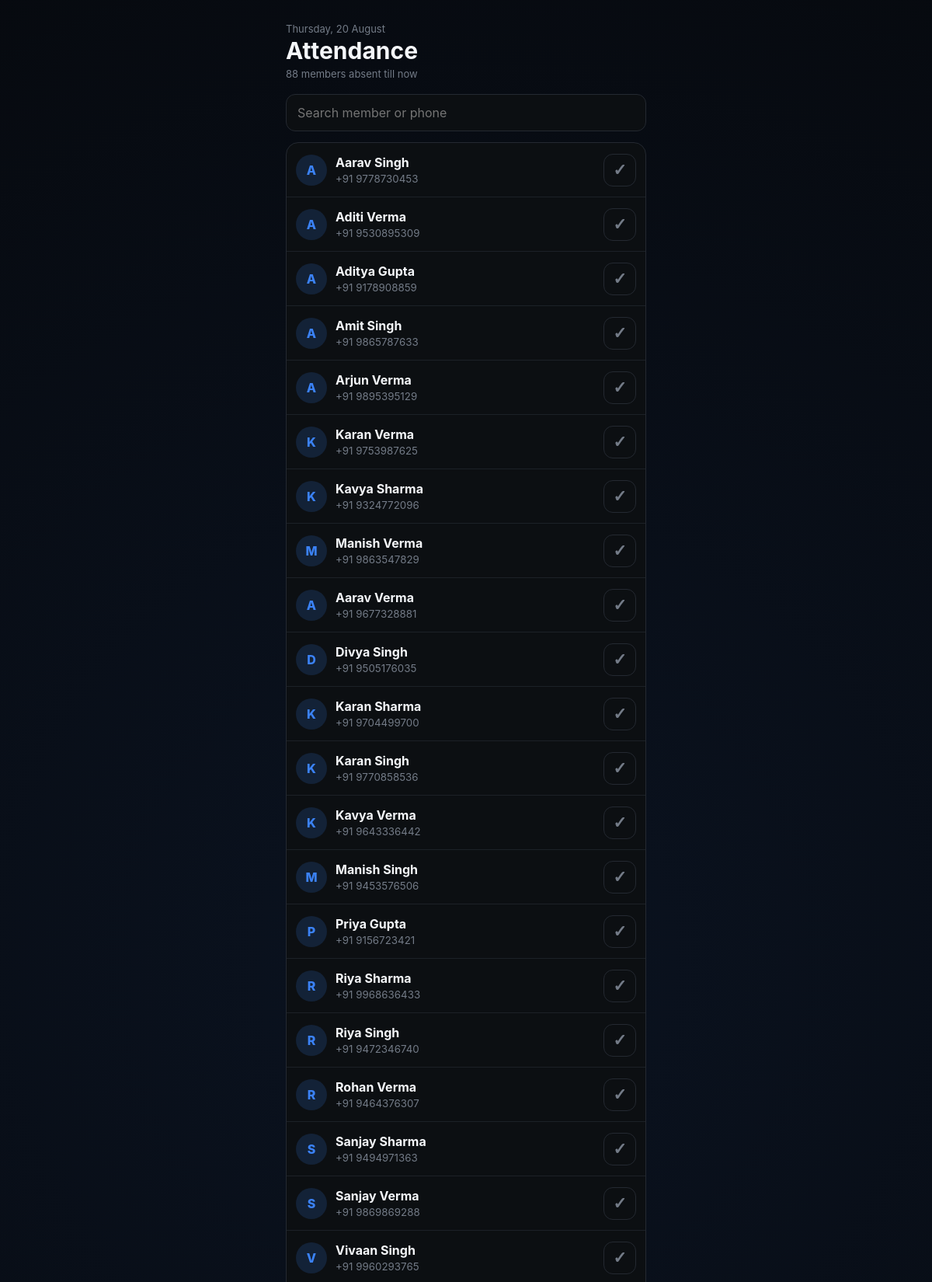
The app's page /attendance (signed in, upper part) with its own data.
### models.py (models this page shows, shortened)
class Member(db.Model):
    __tablename__ = "member"
    id = db.Column(db.Integer, primary_key=True)
    owner_id = db.Column(
        db.Integer,
        db.ForeignKey("gym_owner.id"),
        nullable=False,
        index=True
    )
    name = db.Column(db.String(100), nullable=False)
    address = db.Column(db.String(150), nullable=False)
    phone = db.Column(db.String(15), nullable=False)
    join_date = db.Column(db.Date, nullable=False)
    notes = db.Column(db.Text)
    membership_active = db.Column(db.Boolean, default=True, nullable=False)
    send_membership_reminder = db.Column(db.Boolean, default=True)
    current_plan_id = db.Column(
        db.Integer,
        db.ForeignKey("membership_plan.id")
    )
    current_plan = db.relationship("MembershipPlan", foreign_keys=[current_plan_id])
    membership_start = db.Column(db.Date)
    membership_expiry = db.Column(db.Date)
    memberships = db.relationship(
        "Membership",
        backref="member",
        lazy=True,
        cascade="all, delete-orphan"
    )
    attendance = db.relationship(
        "Attendance",
        backref="member",
        lazy=True,
        cascade="all, delete-orphan"
    )
    __table_args__ = (
        db.UniqueConstraint(
            "owner_id",
            "name",
            name="uq_owner_member_name"
        ),
    )

### routes/members.py (the view)
@members_bp.route("/attendance")
@login_required
def attendance():
    today = date.today()
    yesterday = today - relativedelta(days=1)
    now = datetime.now()
    members = Member.query.filter_by(owner_id=current_user.id).all()
    attendance_enabled_ids = {member.id for member in members if member.membership_active}
    today_attendance = {
        record.member_id: record
        for record in Attendance.query.join(Member).filter(
            Member.owner_id == current_user.id,
            Attendance.attendance_date == today,
        ).all()
    }
    yesterday_attendance = {
        record.member_id: record
        for record in Attendance.query.join(Member).filter(
            Member.owner_id == current_user.id,
            Attendance.attendance_date == yesterday,
        ).all()
    }
    def member_order(member):
        attendance_record = today_attendance.get(member.id)
        if member.id not in attendance_enabled_ids:
            status_rank = 2
        elif attendance_record is None:
            status_rank = 0
        else:
            status_rank = 1
        yesterday_record = yesterday_attendance.get(member.id)
        if yesterday_record:
            hour_distance = abs(yesterday_record.check_in.hour - now.hour)
            yesterday_rank = 0
        else:
            hour_distance = 99
            yesterday_rank = 1
        return status_rank, yesterday_rank, hour_distance, member.name.lower()
    ordered_members = sorted(members, key=member_order)
    return render_template(
        "attendance.html",
        members=ordered_members,
        attendance_by_member=today_attendance,
        today=today,
        attendance_enabled_ids=attendance_enabled_ids,
        active_unchecked=sum(m.id in attendance_enabled_ids and m.id not in today_attendance for m in members),
        active_page="attendance",
    )

### templates/attendance.html (shortened to what this page needs)
{% extends "components/base.html" %}
{% block head %}
<link rel="stylesheet" href="{{ url_for('static', filename='css/attendance.css') }}">
{% endblock %}
{% block body %}
<header class="attendance-header">
  <div>
    <p class="eyebrow">{{ today.strftime('%A, %d %B') }}</p>
    <h1>Attendance</h1>
    <p class="summary">{{ active_unchecked }} member{{ '' if active_unchecked == 1 else 's' }} absent till now</p>
  </div>
</header>
<div class="search-wrap">
  <input id="search" type="search" placeholder="Search member or phone" autocomplete="off">
</div>
<section class="member-list" aria-label="Member attendance list">
  {% for member in members %}
  {% set record = attendance_by_member.get(member.id) %}
  {% set attendance_enabled = member.id in attendance_enabled_ids %}
  <article class="attendance-member {% if not attendance_enabled %}inactive{% endif %}" data-member data-search-text="{{ (member.name ~ ' ' ~ member.phone ~ ' ' ~ member.address)|lower }}">
    <a class="member-profile" href="{{ url_for('members.member_details', member_id=member.id) }}">
      <span class="avatar">{{ member.name[0]|upper }}</span>
      <span class="member-copy">
        <strong>{{ member.name }}</strong>
        <small>{% if not member.membership_active %}Removed · {% endif %}+91 {{ member.phone }}</small>
      </span>
    </a>
    {% if record %}
    <div class="checked-in">
      <span>✓ {{ record.check_in.strftime('%I:%M %p') }}</span>
      <button type="button" class="attendance-toggle checked" data-remove-dialog="remove-{{ member.id }}" aria-label="Remove attendance for {{ member.name }}">✓</button>
    </div>
    <dialog class="confirm-dialog" id="remove-{{ member.id }}">
      <form method="post" action="{{ url_for('members.remove_check_in', member_id=member.id) }}">
        <h2>Remove attendance?</h2>
        <p>Are you sure you want to unmark <strong>{{ member.name }}</strong> for today?</p>
        <div class="dialog-actions">
          <button type="button" class="cancel" data-close-dialog>Cancel</button>
          <button type="submit" class="remove">Yes, unmark</button>
        </div>
      </form>
    </dialog>
    {% elif attendance_enabled %}
    <form method="post" action="{{ url_for('members.check_in_member', member_id=member.id) }}">
      <button class="attendance-toggle" type="submit" aria-label="Mark {{ member.name }} present">✓</button>
    </form>
    {% else %}
    <span class="attendance-toggle" aria-label="Attendance unavailable">—</span>
    {% endif %}
  </article>
  {% else %}
  <p class="empty">No members yet. Add a member before recording attendance.</p>
  {% endfor %}
</section>
{% endblock %}

### static/css/base.css (style rules this page uses)
* { margin: 0; padding: 0; box-sizing: border-box; -webkit-tap-highlight-color: transparent; }
:root { --bg: #050608; --white: #f5f7fa; --muted: #737b87; --blue: #3b82f6; --green: #22c55e; --border: #20242b; --card: #0c0f12; --card2: #050505; --card3: #000000; --activity: #11151a; --navbg: rgba(5, 6, 8, 0.94); --iconbg: #15191e; --line: #1c2127; --cardborder: #242931; }
html { background: var(--bg); }
body { background: radial-gradient(circle at 50% 18%, rgba(59, 130, 246, 0.1), transparent 35%), var(--bg); color: var(--white); transition: background 0.35s, color 0.35s; font-family: -apple-system, BlinkMacSystemFont, "Segoe UI", Roboto, Arial, sans-serif; min-height: 100vh; overflow-x: hidden; }

### static/css/attendance.css (style rules this page uses)
.attendance-header { margin: 4px 0 18px; }
.attendance-header h1 { margin: 2px 0 4px; font-size: 30px; }
.eyebrow, .summary { color: var(--muted); margin: 0; font-size: 13px; }
.search-wrap { margin-bottom: 14px; }
#search { width: 100%; box-sizing: border-box; padding: 13px 14px; border: 1px solid var(--cardborder); border-radius: 12px; background: var(--card); color: var(--white); font: inherit; }
.member-list { border: 1px solid var(--cardborder); border-radius: 16px; overflow: hidden; background: var(--card); }
.attendance-member { min-height: 70px; display: flex; align-items: center; gap: 12px; padding: 10px 12px; border-bottom: 1px solid var(--line); }
.member-profile { min-width: 0; flex: 1; display: flex; align-items: center; gap: 11px; color: inherit; text-decoration: none; }
.avatar { width: 40px; height: 40px; flex: 0 0 40px; border-radius: 50%; display: grid; place-items: center; background: rgba(59, 130, 246, .16); color: var(--blue); font-weight: 800; }
.member-copy { min-width: 0; display: grid; gap: 3px; }
.member-copy strong { overflow: hidden; text-overflow: ellipsis; white-space: nowrap; }
.member-copy small { color: var(--muted); }
.attendance-toggle { width: 42px; height: 42px; border: 1px solid var(--cardborder); border-radius: 12px; background: transparent; color: var(--muted); font-size: 21px; font-weight: 800; cursor: pointer; }

### records on screen
Member: name "A", name "Aarav Singh", phone "9778730453"
Member: name "A", name "Aditi Verma", phone "9530895309"
Member: name "A", name "Aditya Gupta", phone "9178908859"
Member: name "A", name "Amit Singh", phone "9865787633"
Member: name "A", name "Arjun Verma", phone "9895395129"
Member: name "K", name "Karan Verma", phone "9753987625"
Member: name "K", name "Kavya Sharma", phone "9324772096"
Member: name "M", name "Manish Verma", phone "9863547829"
Member: name "A", name "Aarav Verma", phone "9677328881"
Member: name "D", name "Divya Singh", phone "9505176035"
Member: name "K", name "Karan Sharma", phone "9704499700"
Member: name "K", name "Karan Singh", phone "9770858536"
Member: name "K", name "Kavya Verma", phone "9643336442"
Member: name "M", name "Manish Singh", phone "9453576506"
Member: name "P", name "Priya Gupta", phone "9156723421"
Member: name "R", name "Riya Sharma", phone "9968636433"
Member: name "R", name "Riya Singh", phone "9472346740"
Member: name "R", name "Rohan Verma", phone "9464376307"
Member: name "S", name "Sanjay Sharma", phone "9494971363"
Member: name "S", name "Sanjay Verma", phone "9869869288"
Member: name "V", name "Vivaan Singh", phone "9960293765"

### other values on screen
{{ active_unchecked }} "88"
{{ '' if active_unchecked == 1 else 's' }} "s"
